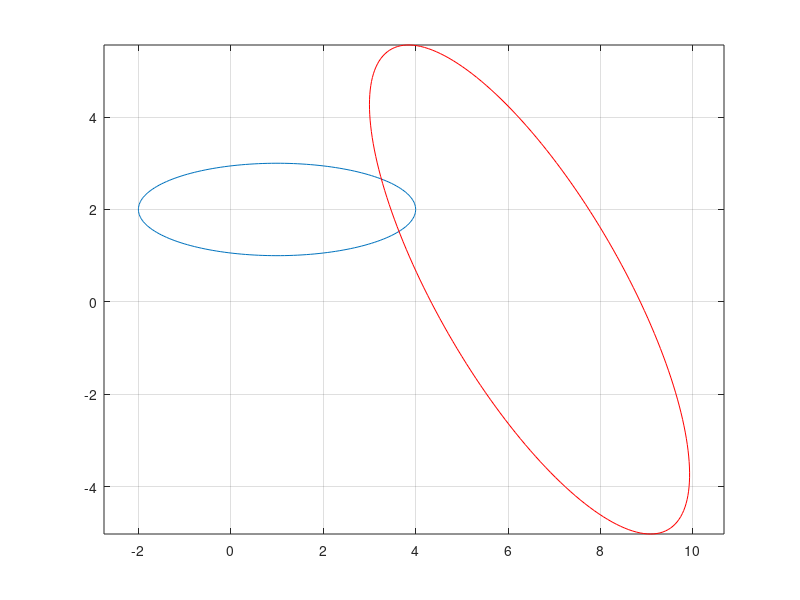

This chart was generated by the following MATLAB code:
% transformation of axes
clc
clear all
close all

% define x,y:
N = 200;
t = linspace(0,2*pi,N);
x = 3*cos(t)+1;
y = sin(t)+2;
plot(x,y); % plot x,y:
grid on;  hold on;  axis equal;
% transformation parameters:
x0 = 2;
y0 = 0;
s = 2;
alpha = pi/3;
% transform:
a = s*cos(alpha);
b = s*sin(alpha);
A = [a b;-b a];
q = [x0;y0];
v = A*[x;y]+repmat(q,1,N);
% plot:
plot(v(1,:),v(2,:),'r')
